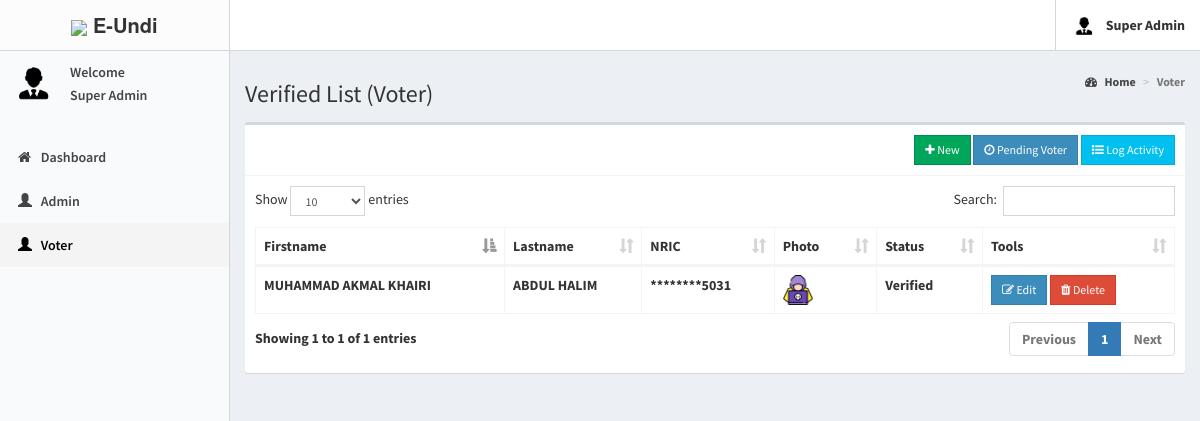
Page /superadmin/voters.php (signed in) on the committed database.
### tables this page shows
CREATE TABLE `superadmin` (
  `id` int(11) NOT NULL,
  `username` varchar(50) NOT NULL,
  `password` varchar(60) NOT NULL,
  `firstname` varchar(50) NOT NULL,
  `lastname` varchar(50) NOT NULL,
  `photo` varchar(150) NOT NULL,
  `created_on` date NOT NULL
);

CREATE TABLE `voters` (
  `id` int(11) NOT NULL,
  `voters_id` varchar(15) DEFAULT NULL,
  `password` varchar(60) NOT NULL,
  `firstname` varchar(30) NOT NULL,
  `lastname` varchar(30) NOT NULL,
  `photo` varchar(150) NOT NULL,
  `status` varchar(25) NOT NULL,
  `phone` varchar(12) NOT NULL,
  `created_on` date NOT NULL,
  `logintime` time NOT NULL
);

### superadmin/includes/session.php (called while the page is built, shortened)
<?php
	include 'includes/conn.php';
	$sql = "SELECT * FROM superadmin WHERE id = '".$_SESSION['superadmin']."'";
	$query = $conn->query($sql);
	$user = $query->fetch_assoc();
?>

### superadmin/voters.php (the view, shortened to what this page needs)
<?php include 'includes/session.php'; ?>
<body class="hold-transition skin-black-light sidebar-mini">
<div class="wrapper">
    <?php include 'includes/navbar.php'; ?>
    <?php include 'includes/menubar.php'; ?>
    <div class="content-wrapper">
        <section class="content-header">
            <ol class="breadcrumb">
                <li><a href="#"><i class="fa fa-dashboard"></i> Home</a></li>
                <li class="active">Voter</li>
            </ol>
        </section>
            <section class="content-header">
                <h1>
                    Verified List (Voter)
                </h1>
            </section>
            <section class="content">
                <div class="row">
                    <div class="col-xs-12">
                        <div class="box">
                            <div class="box-header with-border">
                                <div class="pull-right">
                                <a href="#addnew" data-toggle="modal" class="btn btn-success btn-sm btn-flat"><i class="fa fa-plus"></i> New</a>
                                <a href="voters_not.php" class="btn btn-primary btn-sm btn-flat"><i class="fa fa-clock-o"></i> Pending Voter</a>
                                <a href="voters_log.php" class="btn btn-info btn-sm btn-flat"><i class="fa fa-list-ul"></i> Log Activity</a>
                                </div>
                                </div>
                            <div class="box-body">
                                <table id="example1" class="table table-bordered">
                                    <thead>
                                    <th>Firstname</th>
                                    <th>Lastname</th>
                                    <th>NRIC</th>
                                    <th>Photo</th>
                                    <th>Status</th>
                                    <th>Tools</th>
                                    </thead>
                                    <tbody>
                                    <?php
                                    $sql = "SELECT * FROM voters where status ='Verified'";
                                    $query = $conn->query($sql);
                                    while($row = $query->fetch_assoc()){
                                        $image = (!empty($row['photo'])) ? '../images/'.$row['photo'] : '../images/profile.jpg';
                                        echo "
                        <tr>
                          <td>".$row['firstname']."</td>
                          <td>".$row['lastname']."</td>
                          <td>********".$row['voters_id']."</td>
                          <td>
                            <img src='".$image."' width='30px' height='30px'>
                          </td>
                          <td>
                          ".$row['status']."
                          </td>
                          <td>
                            <button class='btn btn-primary btn-sm edit btn-flat' data-id='".$row['id']."'><i class='fa fa-edit'></i> Edit</button>
                            <button class='btn btn-danger btn-sm delete btn-flat' data-id='".$row['id']."'><i class='fa fa-trash'></i> Delete</button>
                          </td>
                        </tr>
                      ";
                                    }
                                    ?>
                                    </tbody>
                                </table>
                            </div>
                        </div>
                    </div>
                </div>
            </section>
    </div>
</div>
</body>
</html>

### superadmin/includes/navbar.php (shortened to what this page needs)
<header class="main-header">
  <a href="home.php" class="logo">
    <span class="logo-lg"><img src="https://img.icons8.com/small/30/000000/elections.png"> <b>E-Undi</span>
  </a>
  <nav class="navbar navbar-static-top">
    <div class="navbar-custom-menu">
      <ul class="nav navbar-nav">
        <li class="dropdown user user-menu">
          <a href="#" class="dropdown-toggle" data-toggle="dropdown">
            <img src="<?php echo (!empty($user['photo'])) ? '../images/'.$user['photo'] : '../images/profile.jpg'; ?>" class="user-image" alt="User Image">
            <span class="hidden-xs"><?php echo $user['firstname'].' '.$user['lastname']; ?></span>
          </a>
        </li>
      </ul>
    </div>
  </nav>
</header>

### superadmin/includes/menubar.php (shortened to what this page needs)
<aside class="main-sidebar">
  <section class="sidebar">
    <div class="user-panel">
      <div class="pull-left image">
        <img src="<?php echo (!empty($user['photo'])) ? '../images/'.$user['photo'] : '../images/profile.jpg'; ?>" class="img-circle" alt="User Image">
      </div>
      <div class="pull-left info">
       <p>Welcome</p>
        <p><?php echo $user['firstname'].' '.$user['lastname']; ?></p>
      </div>
    </div>
    <ul class="sidebar-menu" data-widget="tree">
      <li class="header"></li>
      <li class=""><a href="home.php"><i class="fa fa-home"></i> <span>Dashboard</span></a></li>
      <li class=""><a href="admin.php"><span class="glyphicon glyphicon-user"></span> <span>Admin</span></a></li>
        <li class=""><a href="voters.php"><span class="glyphicon glyphicon-user"></span> <span>Voter</span></a></li>
            </ul>
  </section>
</aside>

### rows in the picture
superadmin: photo (picture), firstname "Super Admin"
voters: firstname "MUHAMMAD AKMAL KHAIRI", lastname "ABDUL HALIM", voters "5031", photo (picture), status "Verified"
